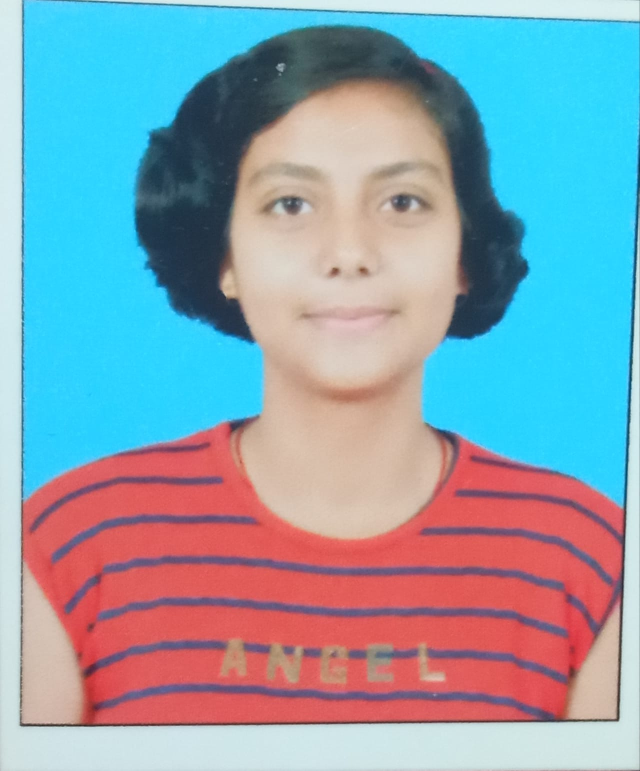
#> input picture staticFiles/Aadhar Data/1.jpg, 1279 x 1541 px (shown at 1/2 size)
$ python -i FaceRecognition.py   (imports and definitions only)
#> lines starting #> are read from the running program, lines starting #| are printed output that depends on the picture
import cv2
from pathlib import Path
import os
import requests
import numpy as np
from PIL import Image
import datetime
import time
from io import BytesIO


######################################################################################################################

# [37 lines left out: functions getImagesAndLabels, TrainImages, not called in this run]


########################################################################################################################

def TakeImages(img):
    harcascadePath = "haarcascade_frontalface_default.xml"
    faceCascade = cv2.CascadeClassifier(
        os.path.join(Path(__file__).parent, harcascadePath))
    # reading image using URL and then conversion it to cv2 readable
    name = img.split('/')[-1]
    # urllib.request.urlretrieve(img,name)

    response = requests.get(img)
    img = Image.open(BytesIO(response.content))

    # img = Image.open(name)
    cv2_img = np.array(img)
    img = cv2.cvtColor(cv2_img, cv2.COLOR_RGB2BGR)

    imageNeedToCapture = 5
    facesArr = []
    while True:
        imageNeedToCapture -= 1

        gray = cv2.cvtColor(img, cv2.COLOR_BGR2GRAY)
        faces = faceCascade.detectMultiScale(gray, 1.05, 5)
        for (x, y, w, h) in faces:
            cv2.rectangle(img, (x, y), (x + w, y + h), (255, 0, 0), 3)
            image = gray[y:y + h, x:x + w]
            imgResize = cv2.resize(
                image, (220, 220), interpolation=cv2.INTER_AREA)

            adjusted = cv2.addWeighted(imgResize, 0.85, imgResize, 0, 1)

            cv2.destroyAllWindows()
            facesArr.append(adjusted)
        if imageNeedToCapture == 0:
            break

    return facesArr


########################################################################################################################

# [48 lines left out: function TrackImages, not called in this run]


######################################################## testing ################################################################

>>> import cv2
>>> picture = cv2.imread('../staticFiles/Aadhar Data/1.jpg', cv2.IMREAD_GRAYSCALE)
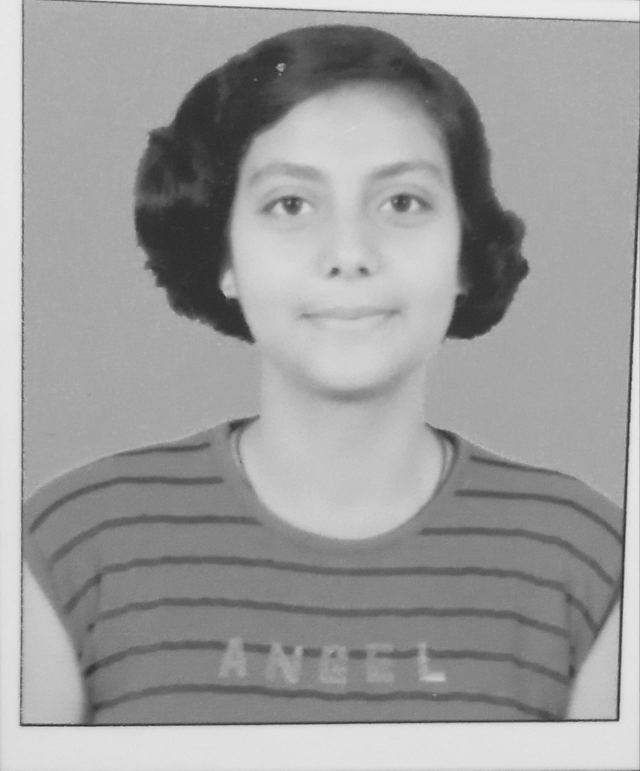
#> picture: shape (1541, 1279) (shown at 1/2 size); min 40, max 236, mean 155.9
#> (the run stopped early here; a loop or call above may not have finished)

$ run again, on staticFiles/Aadhar Data/2.jpg
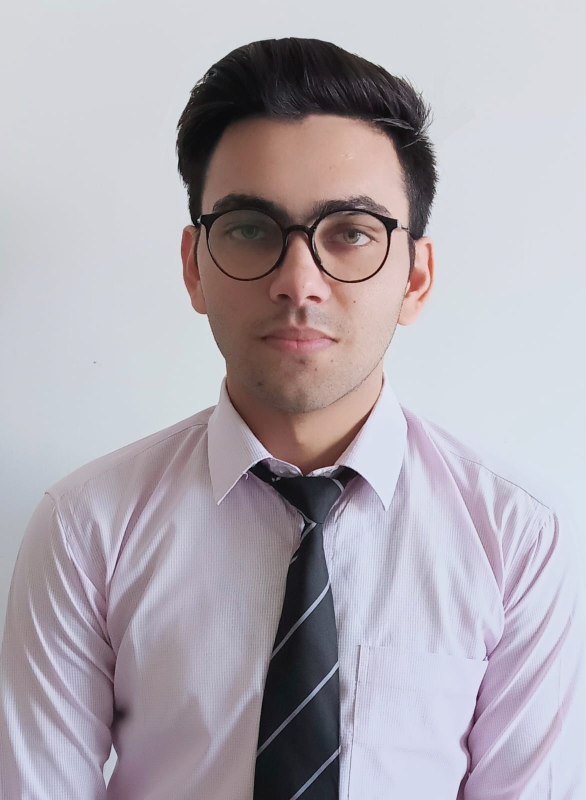
#> input picture staticFiles/Aadhar Data/2.jpg, 1171 x 1600 px (shown at 1/2 size)
#> `picture = cv2.imread('../staticFiles/Aadhar Data/1.jpg', cv2.IMREAD_GR..`:
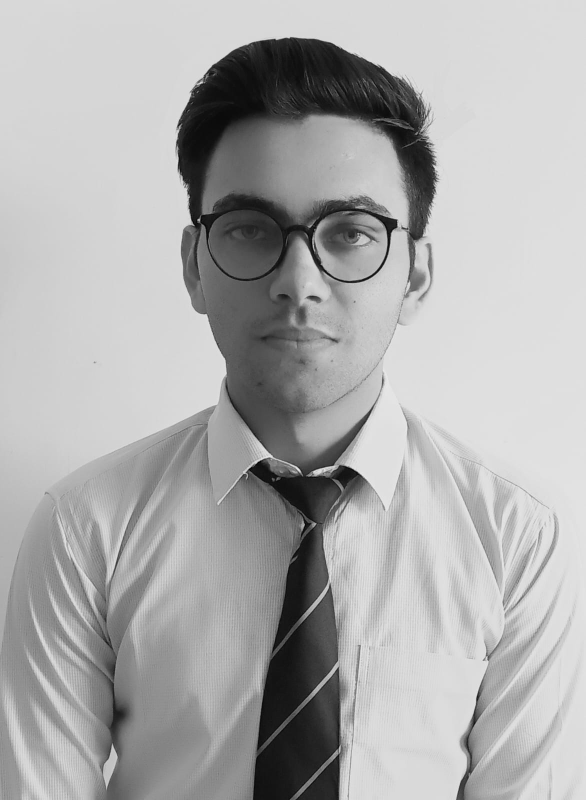
#> picture: shape (1600, 1171) (shown at 1/2 size); min 0, max 239, mean 173.2

$ run again, on staticFiles/Aadhar Data/3.jpg
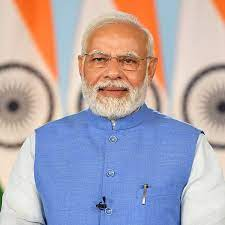
#> input picture staticFiles/Aadhar Data/3.jpg, 225 x 225 px
#> `picture = cv2.imread('../staticFiles/Aadhar Data/1.jpg', cv2.IMREAD_GR..`:
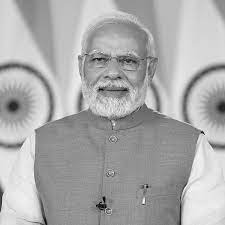
#> picture: shape (225, 225); min 0, max 255, mean 170.9

$ run again, on staticFiles/Aadhar Data/4.jpg
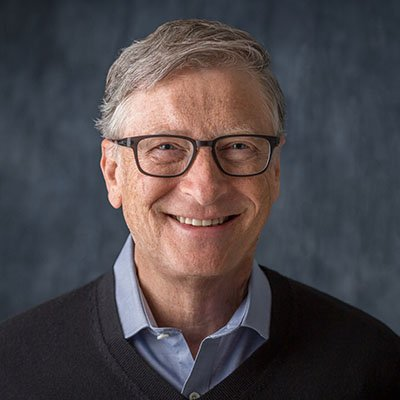
#> input picture staticFiles/Aadhar Data/4.jpg, 400 x 400 px
#> `picture = cv2.imread('../staticFiles/Aadhar Data/1.jpg', cv2.IMREAD_GR..`:
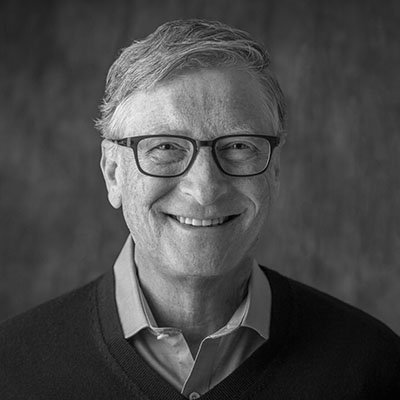
#> picture: shape (400, 400); min 0, max 255, mean 72.9
